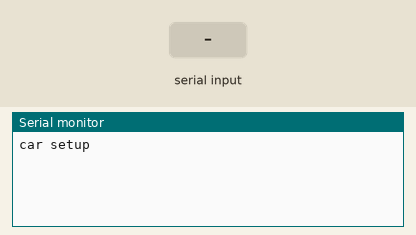
Bench run of a sketch on a simulated Arduino Mega 2560, built with avr-gcc and run on an emulated ATmega2560. On the bench: the last lines printed to the serial monitor. The test bench sets the inputs (shaded band).

Above: at 1.2 s.
1.3 s: "1" received over the second serial link
At 2.5 s:
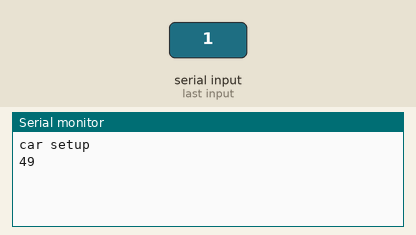
2.8 s: "0" received over the second serial link
At 3.8 s:
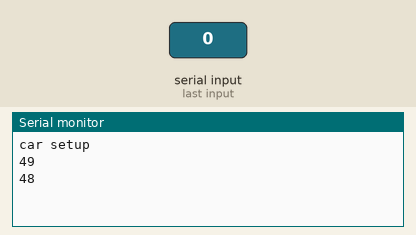
4.3 s: "2" received over the second serial link
At 5.0 s:
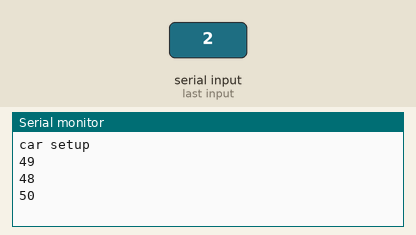

Measured:
- after the input at 1.3 s, the serial monitor: prints a new line at once (image 1)
- after the input at 2.8 s, the serial monitor: prints a new line at once (image 2)
- after the input at 4.3 s, the serial monitor: prints a new line at once (image 3)

The sketch:

Mega2560_receiver.ino
```cpp
int v=-1;

void setup() {
  // put your setup code here, to run once:
  Serial.begin(9600);
  Serial3.begin(9600);
  Serial.println("car setup");
  Serial3.println("car setup");
}

void loop() {
  // put your main code here, to run repeatedly:
  if (Serial3.available() > 0) {
    v = Serial3.read();
  }

  if (v != -1)
  {

    Serial.println(v);
    Serial3.println(v);
  }

  v = -1;

}
```
